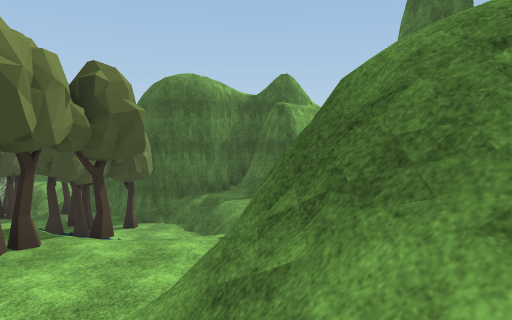
[1] (above)

24 first-person views from a walk through a scene from a Unity 3-D project. The camera is 1.5 m above the floor, tilts 2° down and sees 70° across. The floor is counted in squares, 2 m on a side. Each view is taken from the middle of a square. On the plan, view 1 faces up. The plan holds only what a view shows up to about 11 squares ahead; the rest is blank. The place goes on beyond the plan. The player character is not drawn. Some animated figures are left out. Some surface patterns are stand-ins.

[2]
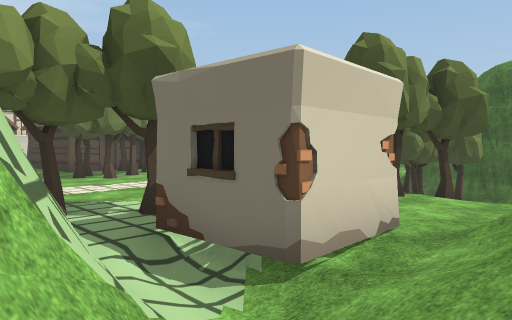

[3]
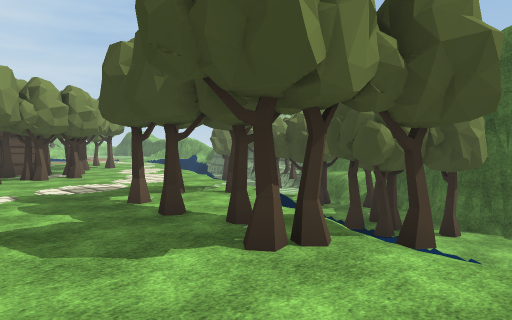

[4]
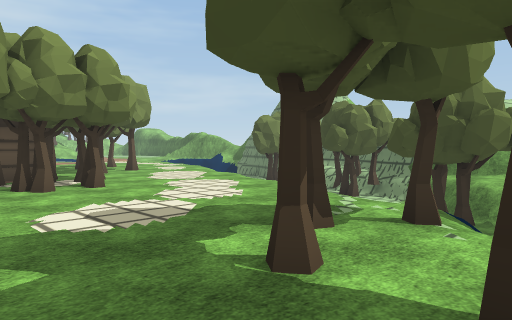

[5]
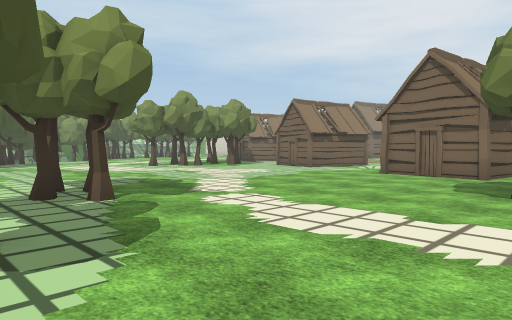

[6]
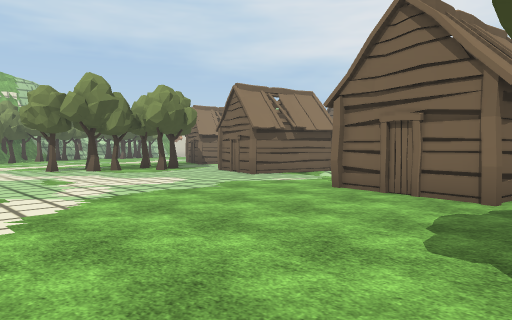

[7]
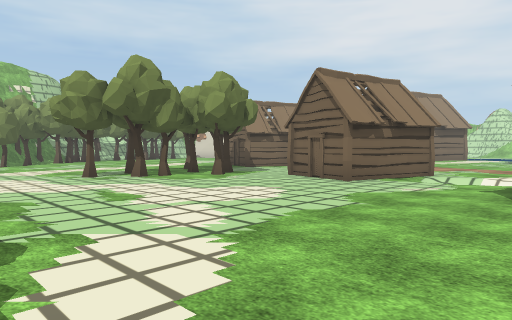

[8]
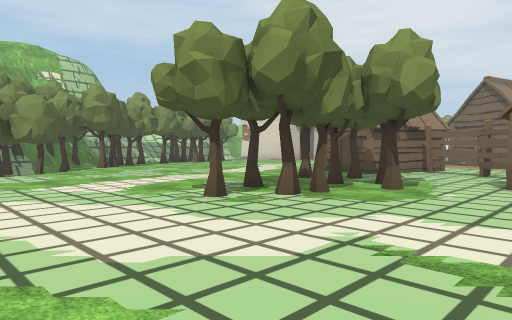

[9]
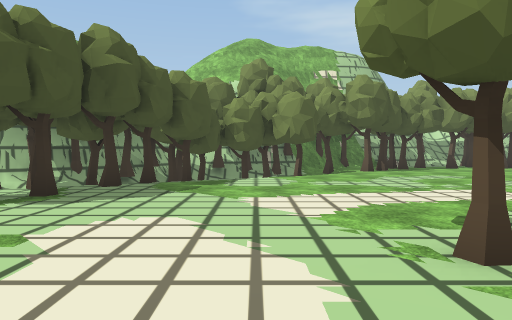

[10]
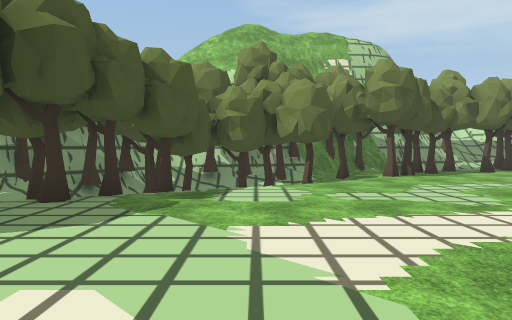

[11]
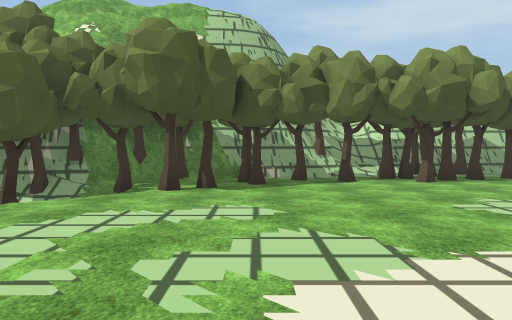

[12]
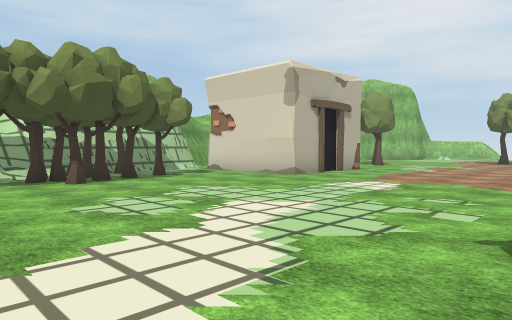

[13]
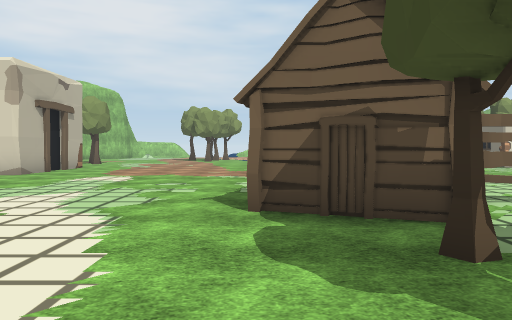

[14]
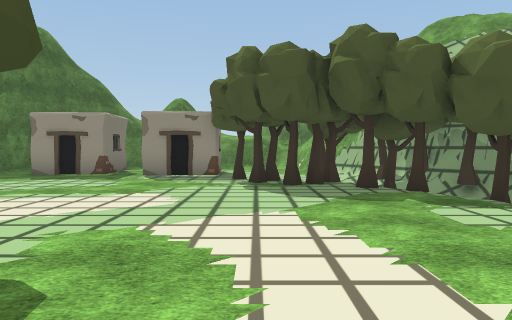

[15]
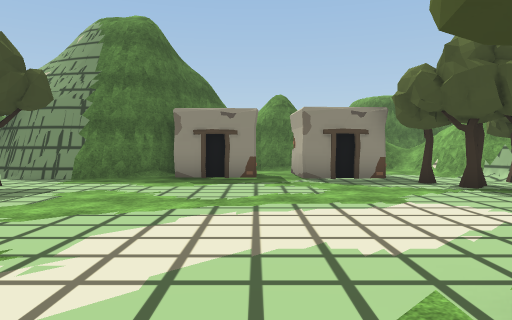

[16]
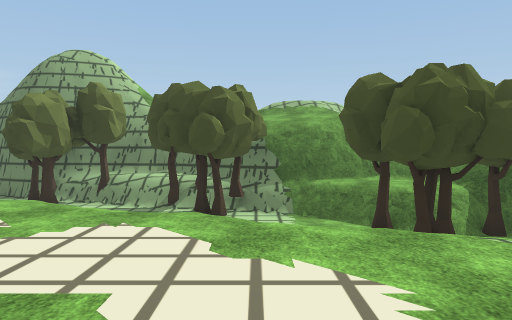

[17]
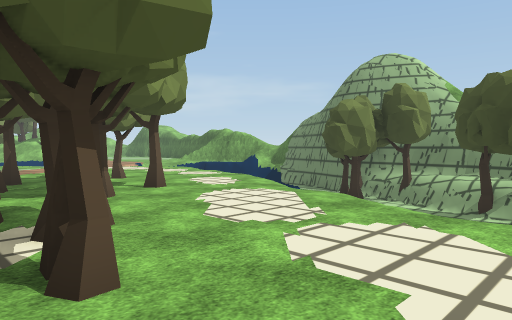

[18]
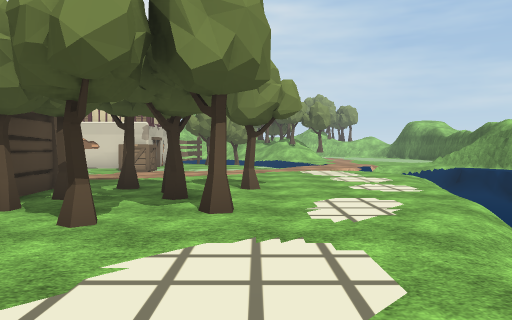

[19]
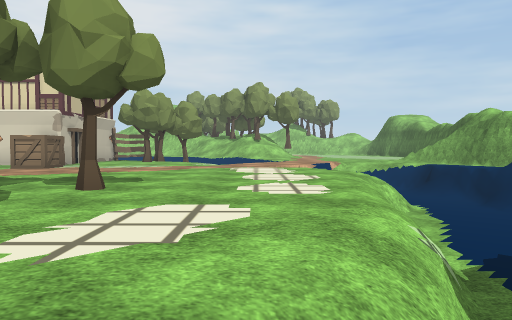

[20]
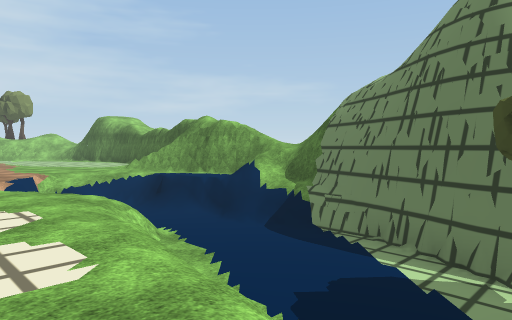

[21]
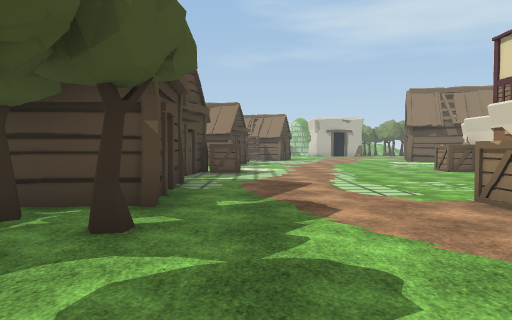

[22]
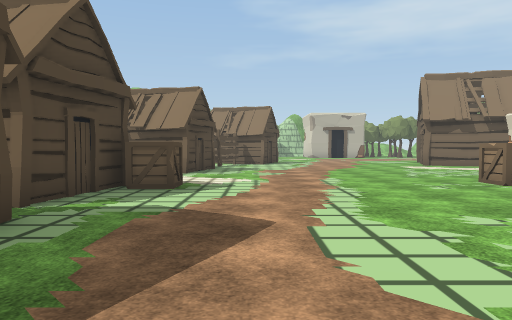

[23]
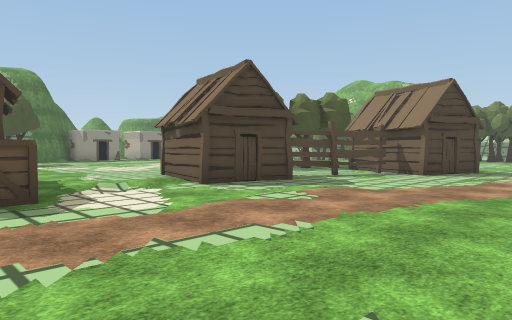

[24]
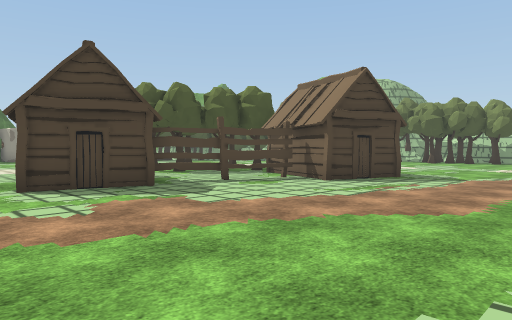

### Floor plan
Key: @ floor where view 1 was taken; # wall or solid block; . main floor; - floor 1.25 m lower than the main floor; : floor 6.75 m higher than the main floor; + floor 7.75 m higher than the main floor; * floor 8.5 m higher than the main floor; % floor 8.75 m higher than the main floor; & floor 9.25 m higher than the main floor; $ floor 9.5 m higher than the main floor; / step, stairs or slope; = window, fence, low wall or low ledge; v drop or lower ground; T tree; H hut; F fence; C crate; O other object.
Columns run from 26 left of view 1 to 1 right of it. Each row starts with its distance up from view 1.
 18  ##//##
 17  ..///####
 16 /=///----#O####
 15 /---------T#T=##
 14 =   //---- T--TOT####
 13    /.//=//    -T-==.#
 12    ....../=/    --#####
 11  ..........//=    TTT-#####
 10  ............/==   --T-##/##
  9  ......T..T...../== /TTT-//
  8  .......TT........//=----//
  7  ......T..T.........T==
  6  ........TT.TTT....T.. TT/
  5  #OC....HH HTTT.....TTTT..
  4  #......H   T..T.......T..
  3  O......H      T..........#
  2  ........    .T........ O/##
  1  .......HHHH.........T  #//#
  0 ........H  H.........T.##/@
 -1 C......CHHHH........... #//
 -2 C......./..........T.T####/
 -3 .......//..........T.##
 -4 ........//.........T.#
 -5 .......HHHH..........##
 -6 .......H  ............#
 -7  .......HH...........##
 -8  ......F.............#
 -9  .....F...TT.........#O.
-10  ....HF...T.TT.......#O.
-11  .....HH.T..T........#
-12   ..HH.HT.T..........##
-13  ......H...........TT...
-14 ..................TT////
-15 ..................TTT/##
-16 .................TTTT##
-17 ...............//TTT#v
-18 .............//TTTT# :*
-19 ............T TT//#  +&
-20 ##........TT.TTTT##  %$
-21  #....T.TTT..TTT##
-22   ..TTTT #O#T#
-23    .T TT####  v
-24    #######    =##

Where each view was taken, in squares from view 1:
view 1: 0 up, 0 right, facing up
view 2: 2 down, 0 right, facing up-left
view 3: 2 up, 1 left, facing up-left
view 4: 3 up, 5 left, facing up-left
view 5: 3 up, 5 left, facing down-left
view 6: 2 up, 9 left, facing down-left
view 7: 1 down, 9 left, facing down-left
view 8: 6 down, 9 left, facing down-left
view 9: 8 down, 11 left, facing down
view 10: 10 down, 11 left, facing down
view 11: 13 down, 16 left, facing down
view 12: 13 down, 17 left, facing down-left
view 13: 13 down, 15 left, facing left
view 14: 13 down, 15 left, facing right
view 15: 9 down, 14 left, facing right
view 16: 5 up, 10 left, facing up
view 17: 5 up, 10 left, facing up-left
view 18: 9 up, 12 left, facing left
view 19: 11 up, 14 left, facing left
view 20: 11 up, 16 left, facing up-left
view 21: 10 up, 20 left, facing down
view 22: 6 up, 21 left, facing down
view 23: 0 up, 25 left, facing down-right
view 24: 3 down, 26 left, facing down-right
